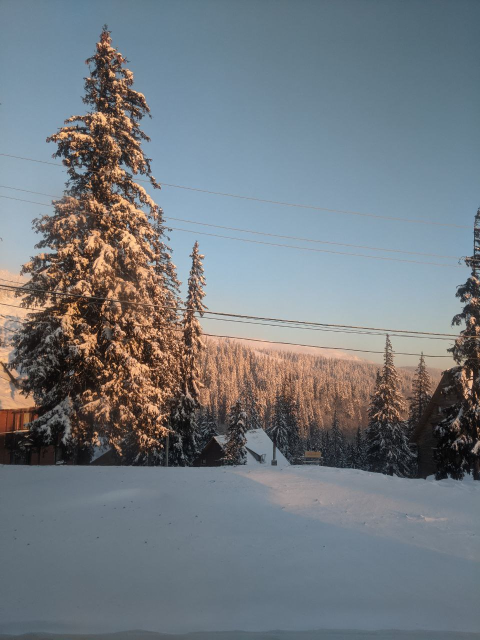
#> input picture img1.jpg, 960 x 1280 px, found by its file name (shown at 1/2 size)
$ jupyter execute --allow-errors Prytula_Konstantynenko_LA_Lab_01.ipynb   (shell and % lines are left out)   (older library calls are emulated)
#> lines starting #> are read from the running program, lines starting #| are printed output that depends on the picture
[cell 1]
import numpy as np
import cv2 as cv
from google.colab.patches import cv2_imshow
import matplotlib.pyplot as plt
import math
from skimage import io

## Intro

Each linear transformation can be represented as a matrix. In case of an image linear transformation is applied to a pixel position on xy-plane, transforming its coordinates $(x, y)$ to $(x', y')$, but retaining the color. However, the image is usually represented as an array of pixels, thus having dimensions (image height, image width, 3) if color is represented in RGB system. You can use *warpAffine()* function from cv2 or implement a function that manipulates pixel's position given an array of pixels and a transformation matrix yourself.

Load the first image, resize it to more convenient size and examine its representation. What is its shape? What do the values mean?

[cell 2]
# Load image 01
img1_path = "/content/img1.jpg"

image = cv.imread(img1_path)
#> image is the input picture: shape (1280, 960, 3); mean B, G, R 127.8, 122.1, 115.5

resized = cv.resize(image, (500, 500))
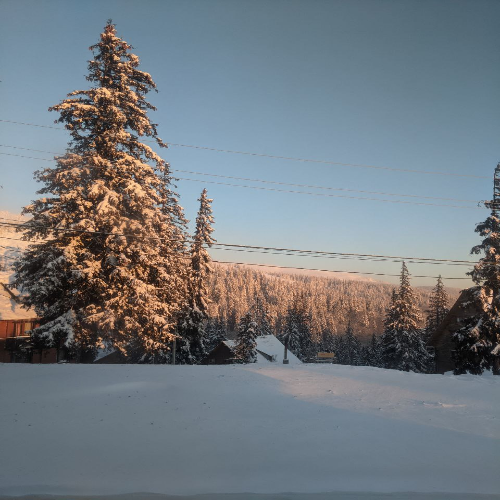
#> resized: shape (500, 500, 3); mean B, G, R 127.7, 122, 115.4

height, width = resized.shape[:2]
#> height = 500; width = 500
cX, cY = (width // 2, height // 2)
#> cX = 250; cY = 250

## Rotation matrix

Rotation is a linear transformation that preseves at least one point. An example of rotation by angle $\phi$ on xy-plane is depicted in the image below:

What is the rotation matrix by a generic angle $\phi$?
Implement a function that calculates rotation matrix and apply it to the image to rotate it by $45^\circ$

### Results:

Rotating the point on a plane is equivalent to rotating points in the plane using rotation matrices.

We have a starting point at coordinates (x0, y0) and the angle between the vector that connects origin and the point and the x coordinate is gamma.

Denote the vector length r.

*(1)*

    We can express x0 = r * cos(gamma)
    And y0  r * sin(gamma)

Now, if we look at the other (transformed) vector with coordinates (x1, y1) and length r
The new angle of the vector is *gamma + phi*

*(2)*

    Therefore, x1 = r * cos(gamma + phi)
    y1 = r * sin(gamma + phi)

Now we can rewrite:

    x1 = r * cos(gamma + phi) = r * (cos(gamma)*cos(phi) - sin(gamma)*sin(phi)) =
    = r * cos(gamma)*cos(phi) - r * sin(gamma)*sin(phi) = [from (1)] =
    = x0 * cos(phi) - y0 * sin(phi)

Same for

    y1 = r * sin(gamma + phi) = r * (sin(gamma)*cos(phi) + cos(gamma)*sin(phi)) =
    = r * sin(gamma)*cos(phi) + r * cos(gamma)*sin(phi) = [from (1)] =
    = y0 * cos(phi) + x0 * sin(phi)

At the end we end up with two expressions:

    x1 = x0 * cos(phi) - y0 * sin(phi)
    y1 = y0 * cos(phi) + x0 * sin(phi)

Rewrite the following system in a matrix form:

    [[cos(phi)    -sin(phi)]
    [sin(phi)    cos(phi)]]

This is our rotation matrix.

[cell 3]
def get_rotation_matrix(phi):
    phi = math.radians(phi)

    shift_x = 0
    shift_y = 0

    transformation_matrix = np.array([[math.cos(phi), -math.sin(phi), shift_x],
                                      [math.sin(phi), math.cos(phi), shift_y]])
    return transformation_matrix

M = get_rotation_matrix(45)

[cell 4]
rotated = cv.warpAffine(resized, M, (500, 500), flags=cv.INTER_LINEAR, borderMode=cv.BORDER_CONSTANT)
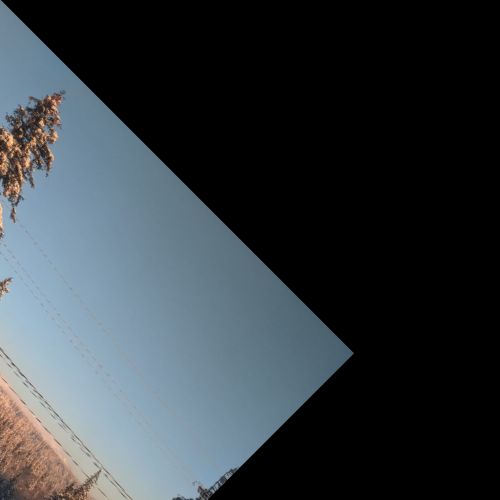
#> rotated: shape (500, 500, 3); mean B, G, R 64.7, 59.6, 52.3
cv2_imshow(rotated)

## Scaling matrix

Scaling is a tranformation that enlarges or diminishes objects by a factor. For scaling in 2D space a factor can be represented as a vector $(x_s, y_s)$ where $x_s$ and $y_s$ are scaling factors for each respective axis and they don't have to be equal.On the picture v'' represents vector v scaled by a factor (0.5, 0.5) and v' - by (1, 0.5).

Derive a general form for a translation matrix and apply scaling by a factor of (1, 0.5) to the image.

### Results:

To derive the general form of the transformation matrix, we need to define the scaling of a vector means.

The scaling idea takes both coordinates of a given vector and scaling/multiplying them be some constants.
As a result, we end up with a stretched vector by some scaling x-factor and some y scaling factor.

Generally speaking, we want to have this system of two equations to work with vectors on a plane.

    x1 = sfx * x0 = [express as] = sfx * x0 + 0 * y0
    y1 = y0 * yfx = [express as] = 0 * x0 + y0 * yfx

We can now form a corresponding matrix to this system

    [x1] = [sfx   0] [x0]
    [y1] = [0   yfx] [y0]

Where

    [sfx   0]
    [0   yfx]
is a transforming matrix to be applied

[cell 5]
def get_scaling_matrix(scale_factor_x, scale_factor_y):
    # shift_x = -(height * scale_factor_x - height)
    # shift_y = -(width * scale_factor_y - width)
    shift_x = 0
    shift_y = 0
    transformation_matrix = np.array([[float(scale_factor_x), 0, shift_x],
                                      [0, float(scale_factor_y), shift_y]])
    return transformation_matrix


M2 = get_scaling_matrix(1, 0.5)

[cell 6]
scaled = cv.warpAffine(resized, M2, (1000, 1000), flags=cv.INTER_LINEAR, borderMode=cv.BORDER_CONSTANT)
cv2_imshow(scaled)

## Shear matrix

Horizontal shearing moves each point in a fixed direction by distance proportional to y-coordinate of the point. Shear map changes angles and lengthes of line segments. You will ween to find a transformation matrix that moves point (x, y) to (x+1.5y, y) and apply it to the image.

### Results:
Horizontal shearing moves each point in a fixed direction by a distance proportional to the point's y-coordinate.
Thus, we know that the x coordinate will change by a factor of some constant * corresponding y-coordinate.

To conclude:

    x1 = x0 + factor * y0
    y1 = y0 = 0 * x0 + 1 * y0

Now, we want to express the following system as a corresponding transformation matrix

Therefore,

    [1    factor]
    [0       1  ]
is the wanted transformation matrix to be applied

[cell 7]
def get_horizontal_shear_matrix(factor):
    shift_x = 0
    shift_y = 0

    transformation_matrix = np.array([[1.0, float(factor), shift_x],
                                      [0, 1.0, shift_y]])
    return transformation_matrix


M3 = get_horizontal_shear_matrix(1.5)

[cell 8]
sheared = cv.warpAffine(resized, M3, (1000, 1000), flags=cv.INTER_LINEAR, borderMode=cv.BORDER_CONSTANT)
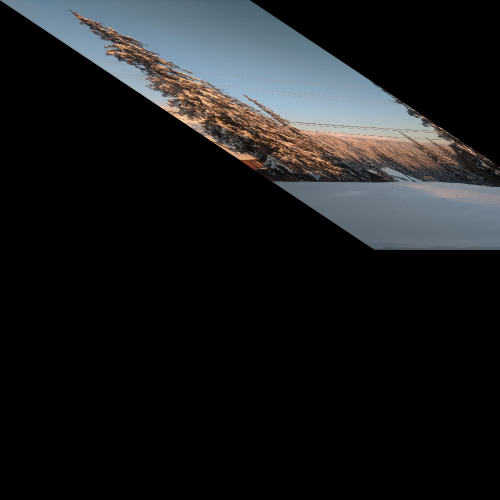
#> sheared: shape (1000, 1000, 3) (shown at 1/2 size); mean B, G, R 29.3, 28.1, 26.7
cv2_imshow(sheared)

## Translation matrix

Translation is a transformation that moves every point of a figure by fixed distance. Implement a function that produces translation matrix and apply to the image translation by (20, 25).

### Results:
The translation is a shift in coordinates applied to (x0, y0)

The translated vector will move from the starting position by the factor based on the translation factor of x and translation factor of y

Therefore, the translation matrix consists of the basis vectors for dimension 2, representing its columns in a matrix.
However, the numpy's **warpAffine()** is being fed the 2 by 3 M matrix. The last column defines the wanted shift of vectors.

To shift, we need to add to each coordinate some constant. This is what **warpAffine()** function does. It adds the column of the
M-transformation matrix to the initial coordinates. Thus shifts the coordinates of image pixels.

[cell 9]
def get_translation_matrix(translation_factor_x, translation_factor_y):
    shift_x = translation_factor_x
    shift_y = translation_factor_y

    transformation_matrix = np.array([[1.0, 0, shift_x],
                                      [0, 1.0, shift_y]])
    return transformation_matrix


M4 = get_translation_matrix(20, 25)

[cell 10]
translated = cv.warpAffine(resized, M4, (1000, 1000), flags=cv.INTER_LINEAR, borderMode=cv.BORDER_CONSTANT)
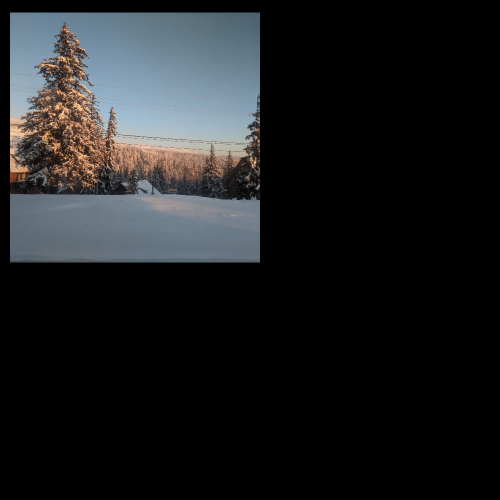
#> translated: shape (1000, 1000, 3) (shown at 1/2 size); mean B, G, R 31.9, 30.5, 28.8
cv2_imshow(translated)

## Mirror symmetry
Vertical mirror symmetry maps coordinates $(x, y)$ to $(-x,y)$. Implement a function that produces transformation matrix that represents vertical mirror symmetry.

### Results:
Mirroring is the process of changing the initial coordinates of a vector to negative.
In this case, we need to implement the mirroring on the x-axis. Thus, change x0 to x1 = -x0

We end up with the system of two equations:

    x1 = -x0 = -1 * x0 + 0 * y0
    y1 = 0 * x0 + 1 * y0

The corresponding transformation matrix is:

    [-1   0]
    [0    1]

However, we also apply the shift to maintain the position of an image. It can be initialized parametrically

[cell 11]
def get_horizontal_mirror_marix():
    shift_x = width
#> shift_x = 500
    shift_y = 0

    transformation_matrix = np.array([[-1.0, 0, shift_x],
                                      [0, 1.0, shift_y]])
#> transformation_matrix = [[-1, 0, 500], [0, 1, 0]]
    return transformation_matrix


M5 = get_horizontal_mirror_marix()
#> M5 = [[-1, 0, 500], [0, 1, 0]]

[cell 12]
mirrored = cv.warpAffine(resized, M5, (1000, 1000), flags=cv.INTER_LINEAR, borderMode=cv.BORDER_CONSTANT)
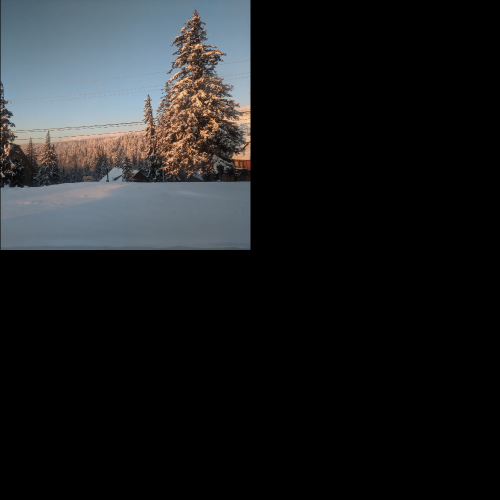
#> mirrored: shape (1000, 1000, 3) (shown at 1/2 size); mean B, G, R 31.9, 30.5, 28.8
cv2_imshow(mirrored)

# Perspective shift matrix
You will need to use img2.jpg for this task. Load and resize it in the similar manner as with img1.

The main goal of perspective transformation (or perspective rectification) is to synthesize a perspective-free view of an object given a photo taken at an angle.
To find this transformation matrix, you need 4 points on the input image and corresponding points on the output image (3 of these points should not be colinear). Transformation matrix is a 3 by 3 matrix that satisfies the following equation, where ($x_i$, $y_i$) is the source vector and ($u_i$, $v_i$) is  the destination vector.

$u_i = \dfrac{c_{00}*x_i + c_{01}*y_i + c_{02}}{ c_{20}*x_i + c_{21}*y_i + c_{22}}$

$v_i = \dfrac{c_{10}*x_i + c_{11}*y_i + c_{12}}{c_{20}*x_i + c_{21}*y_i + c_{22}}$

Find coefficients $c_{ij}$ via solving linear system containing source and destination coordinates and 9 'c' coefficients with numpy methods and apply it to an image so that the sign is clearly visible. Explain how the system was constructed.

(Hint: $c_{22} = 1$)

### Results:
The perspective change is based on the change of coordinates from the initial state to the given. This is done by specifying the four coordinates on the starting matrix and the destination matrix.

However, the coefficients that express the new coordinates need to be calculated before substitution

We are given the formula for the new coordinates:

    ui = (c00 * xi + c01 * yi + c02) / (c20 * xi + c21 * yi + c22)
    vi = (c10 * xi + c11 * yi + c12) / (c20 * xi + c21 * yi + c22)

*1. Multiply both sides by the denominator:*

    ui * (c20 * xi + c21 * yi + c22) = c00 * xi + c01 * yi + c02
    vi * (c20 * xi + c21 * yi + c22) = c10 * xi + c11 * yi + c12

*2. Open the brackets and assume c22 = 1:*

    c20 * xi * ui + c21 * yi * ui + ui = c00 * xi + c01 * yi + c02
    c20 * xi * vi + c21 * yi * vi + vi = c10 * xi + c11 * yi + c12

*3. Express ui and vi:*

    ui = c00 * xi + c01 * yi + c02 - c20 * xi * ui - c21 * yi * ui
    vi = c10 * xi + c11 * yi + c12 - c20 * xi * vi - c21 * yi * vi

*4. Express the following system in a matrix form:*

    [ x0 y0 1 0 0 0 - x0 * u0 - y0 * u0 ][ c00 ]   [ u0 ]
    [ x1 y1 1 0 0 0 - x1 * u1 - y1 * u1 ][ c01 ]   [ u1 ]
    [ x2 y2 1 0 0 0 - x2 * u2 - y2 * u2 ][ c02 ]   [ u2 ]
    [ x3 y3 1 0 0 0 - x3 * u3 - y3 * u3 ][ c10 ] = [ u3 ]
    [ 0 0 0 x0 y0 1 - x0 * v0 - y0 * v0 ][ c11 ]   [ v0 ]
    [ 0 0 0 x1 y1 1 - x1 * v1 - y1 * v1 ][ c12 ]   [ v1 ]
    [ 0 0 0 x2 y2 1 - x2 * v2 - y2 * v2 ][ c20 ]   [ v2 ]
    [ 0 0 0 x3 y3 1 - x3 * v3 - y3 * v3 ][ c21 ]   [ v3 ]

Now we solve the linear system of 8 equations by finding the c-vector

**np.linalg.solve()** function computes the "exact" solution, x. In our form x = c

[cell 13]
# Load image 02
img2_path = "/content/img2.jpg"
image = cv.imread(img2_path)
#> (the rest of this cell did not finish here and is left out)

[cell 14]
def get_perspective_transform_matrix(source, destination):
    in_matrix = []
    for (x, y), (u, v) in zip(source, destination):
        in_matrix.extend([[x, y, 1, 0, 0, 0, -u * x, -u * y],
                          [0, 0, 0, x, y, 1, -v * x, -v * y]])

    A = np.matrix(in_matrix, dtype=np.float)
    B = np.array(destination).reshape(8)
    x = np.linalg.solve(A, B)
    transformation_matrix = np.append(np.array(x).reshape(8), 1).reshape((3, 3))
    return transformation_matrix


#> (the rest of this cell did not finish here and is left out)

[cell 15]
# Plot source and transformed images side by side
f, axarr = plt.subplots(1, 2)
#> (the rest of this cell did not finish here and is left out)

## Composition of transformations

Apply following transformations in specified order to the original image  and show the results side-by-side
1) Scaling by $(1.5, 2)$, rotation by $18^\circ$ and translation by $(10, 15)$.
2) Translation by $(10, 15)$, scaling by $(1.5, 2)$, rotation by $18^\circ$.
Is result the same? Is it possible to obtain same/different result changing the order of transformations.

### Results:
The result is not the same. Because after the transformation is applied, the obtained matrix is not normalized

The origin point (point (0, 0) before which the transformations are applied) is the same for the starting matrix.
Basically, here we only "shift the colors." Due to this, the rotated matrix, for example, will end up rotating every pixel around the origin (0, 0) point.

Thus if we decide to rotate and then shift or in any other way transform the matrix, the ending result won't coincide with the result of an obtained matrix, whose transformations were applied in a different order.

**Note: some transformations and their results do not depend on the order of their appliance.**

[cell 16]
def composition_of_transformations():
    # 1
    M_scaled = get_scaling_matrix(1.5, 2)
    M_rotated = get_rotation_matrix(45)
    M_translated = get_translation_matrix(250, 250)

    scaled_1 = cv.warpAffine(resized, M_scaled, (1000, 1000),
                             flags=cv.INTER_LINEAR, borderMode=cv.BORDER_CONSTANT)
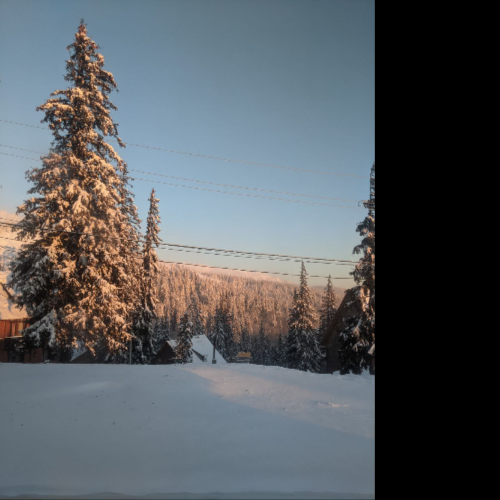
#> scaled_1: shape (1000, 1000, 3) (shown at 1/2 size); mean B, G, R 95.8, 91.5, 86.5
    rotated_1 = cv.warpAffine(scaled_1, M_rotated, (1000, 1000),
                              flags=cv.INTER_LINEAR, borderMode=cv.BORDER_CONSTANT)
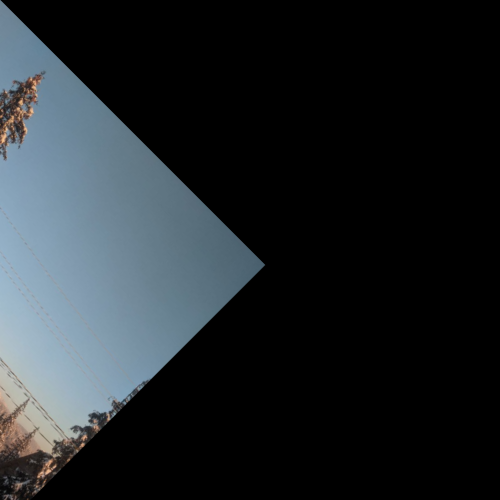
#> rotated_1: shape (1000, 1000, 3) (shown at 1/2 size); mean B, G, R 42.2, 38.6, 33.2
    translated_1 = cv.warpAffine(rotated_1, M_translated, (1000, 1000), flags=cv.INTER_LINEAR,
                                 borderMode=cv.BORDER_CONSTANT)
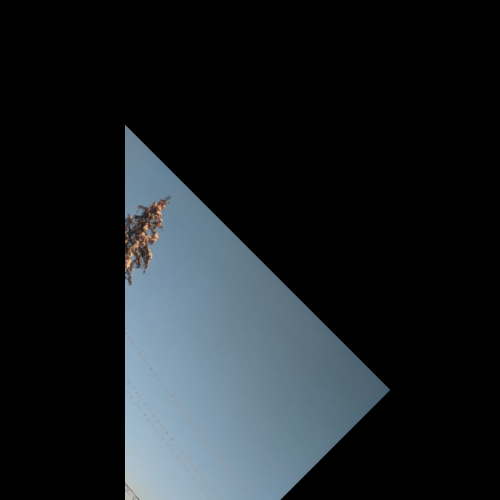
#> translated_1: shape (1000, 1000, 3) (shown at 1/2 size); mean B, G, R 36.4, 32.6, 27.2

    # 2
    translated_2 = cv.warpAffine(resized, M_translated, (1000, 1000), flags=cv.INTER_LINEAR,
                                 borderMode=cv.BORDER_CONSTANT)
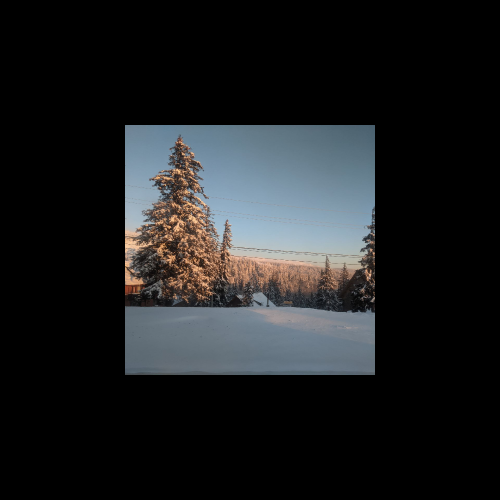
#> translated_2: shape (1000, 1000, 3) (shown at 1/2 size); mean B, G, R 31.9, 30.5, 28.8
    rotated_2 = cv.warpAffine(translated_2, M_rotated, (1000, 1000), flags=cv.INTER_LINEAR,
                              borderMode=cv.BORDER_CONSTANT)  # here we have a different picture.
    # Rotation point is still on (0, 0)
    scaled_2 = cv.warpAffine(rotated_2, M_scaled, (1000, 1000),
                             flags=cv.INTER_LINEAR, borderMode=cv.BORDER_CONSTANT)
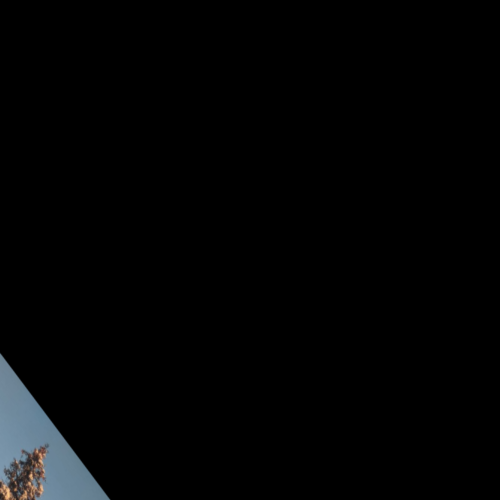
#> scaled_2: shape (1000, 1000, 3) (shown at 1/2 size); mean B, G, R 4.5, 4, 3.5

    return translated_1, scaled_2

[cell 17]
img_1, img_2 = composition_of_transformations()
f, axarr = plt.subplots(1, 2)
axarr[0].imshow(img_1)
axarr[1].imshow(img_2)
plt.show()
#> figure, not shown here; B, G, R data is drawn as R, G, B
